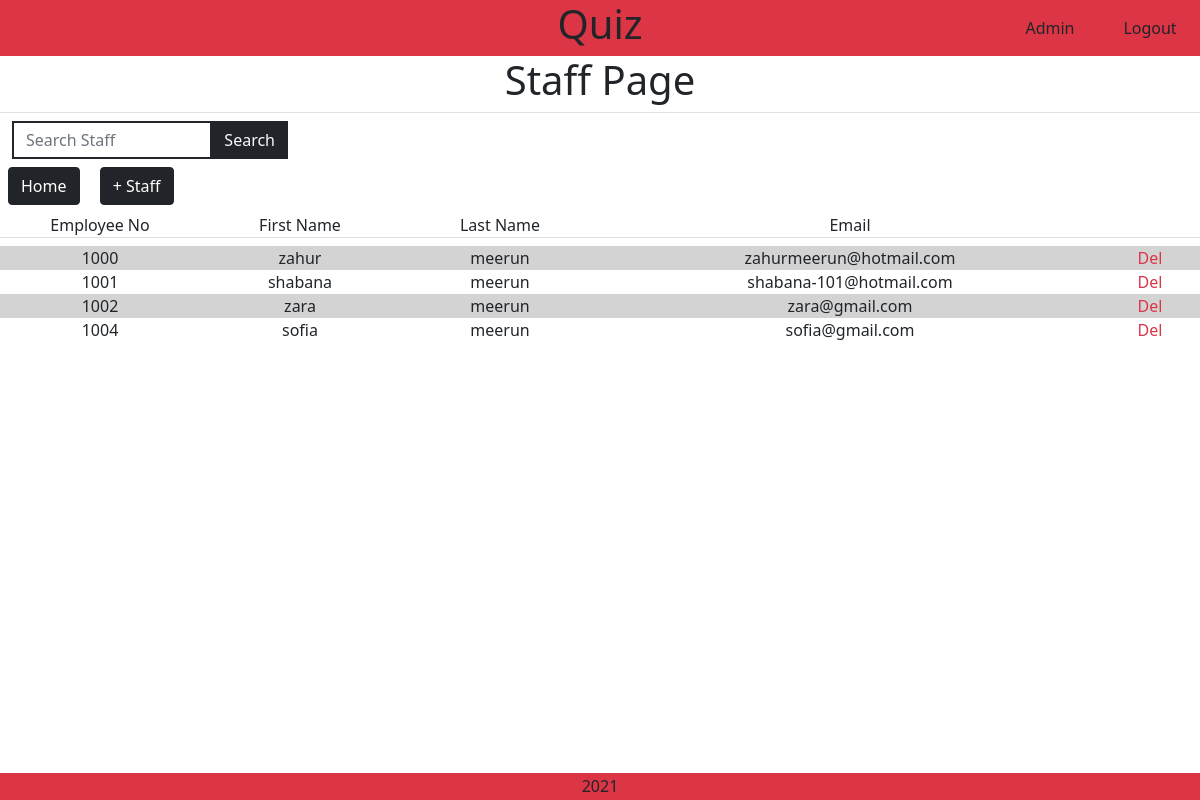
Before: /staff/ (signed in) with the older database file.
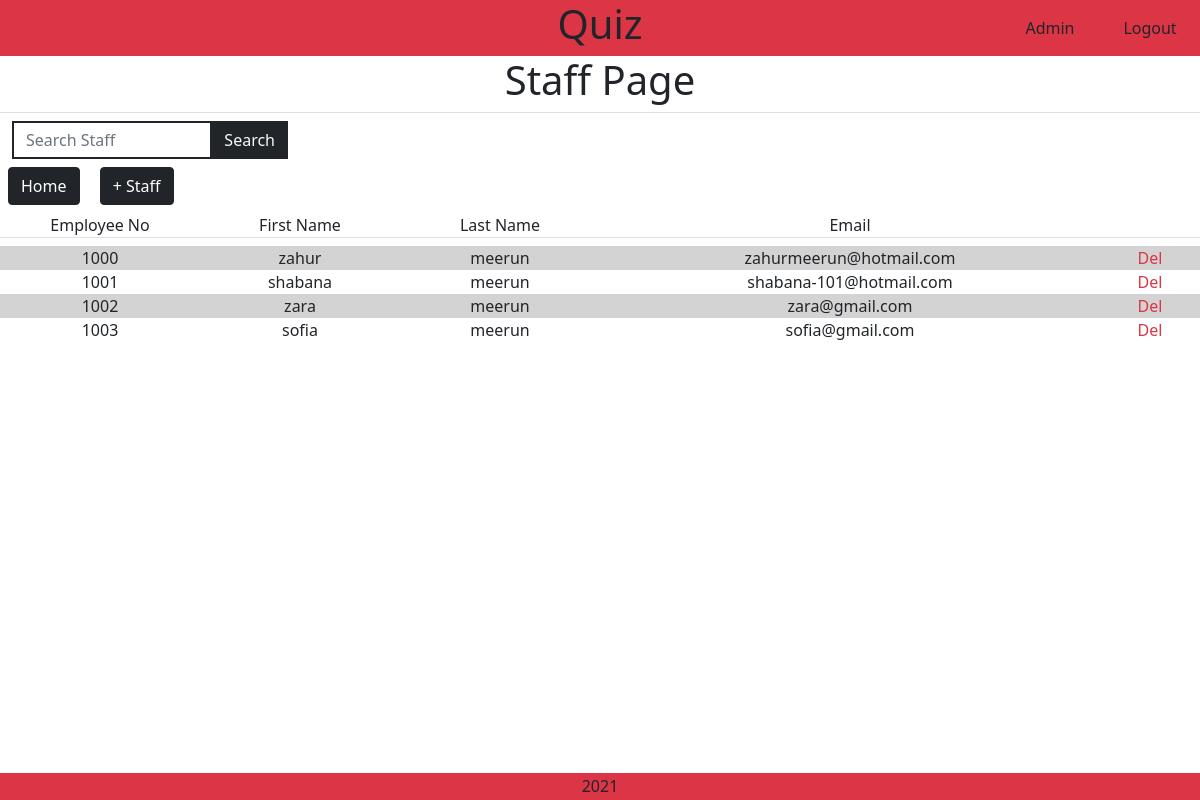
After: the same page with the newer database file.
### staff/models.py (models this page shows, shortened)
class Staff(models.Model):
    class Meta:
        verbose_name_plural = "Staff"
    employee_number = models.IntegerField(unique=True)
    first_name = models.CharField(max_length=254)
    last_name = models.CharField(max_length=254)
    email_address = models.EmailField()

### staff/views.py (the view, shortened to what this page needs)
# urls.py: path('staff/', include('staff.urls')),
def staff(request):
    if not request.user.is_superuser:
        messages.error(request, 'Permision Denied!.')
        return redirect(reverse('home'))
    all_staff = Staff.objects.all().order_by('employee_number')
    context = {
        'all_staff': all_staff,
    }
    return render(request, 'staff/staff.html', context)

### staff/templates/staff/staff.html (shortened to what this page needs)
{% extends "base.html" %}
{% load static %}
{% block extra_css %}
    <link rel="stylesheet" href="{% static 'staff/css/staff.css' %}">
{% endblock %}
{% block content %}
    <div class="h1 text-center">Staff Page</div>
    <div class="row m-0 border-top d-flex justify-content-left">
        <div class="col-10 col-md-4 col-lg-3 mt-2">
            <form action="{% url 'staff' %}" method="GET" id="characterForm">
                <div class="input-group">
                    <input type="search" class="form-control custom-select rounded-0 border-2 border-dark" name="q" placeholder="Search Staff">
                    <button class="btn btn-outline-dark bg-dark text-light rounded-0 input-group-append ml-auto search-button" type="submit"><div class="text">Search</div></button>
                </div>
            </form>
        </div>
    </div>
    <a href="{% url 'home'%}" class="m-2 btn btn-dark textlight">Home</a>
    <a href="{% url 'add_staff' %}" class="m-2 btn btn-dark textlight">+ Staff</a>
    <div class="row m-0 text-center staff-text border-bottom mb-2">
        <div class="col-2">
            Employee No
        </div>
        <div class="col-2">
            First Name
        </div>
        <div class="col-2">
            Last Name
        </div>
        <div class="col-6 col-md-5">
            Email
        </div>
        <div class="d-none d-md-block col-md-1">
        </div>
    </div>
    <div class="row m-0 text-center staff-text">
        {% for staff in all_staff %}
            {% if forloop.counter|divisibleby:2 %}
                <div class="col-2">
                    {{ staff.employee_number}}
                </div>
                <div class="col-2">
                    {{ staff.first_name }}
                </div>
                <div class="col-2">
                    {{ staff.last_name }}
                </div>
                <div class="col-6 col-md-5">
                    {{ staff.email_address }}
                </div>
                <a href="{% url 'delete_staff' staff_id=staff.id %}" class="d-none d-md-block col-md-1 text-danger">
                    Del
                </a>
            {% else %}
                <div class="col-2 bg-secondary">
                    {{ staff.employee_number}}
                </div>
                <div class="col-2 bg-secondary">
                    {{ staff.first_name }}
                </div>
                <div class="col-2 bg-secondary">
                    {{ staff.last_name }}
                </div>
                <div class="col-6 col-md-5 bg-secondary">
                    {{ staff.email_address }}
                </div>
                <a href="{% url 'delete_staff' staff_id=staff.id %}" class="d-none d-md-block col-md-1 bg-secondary text-danger">
                    Del
                </a>
            {% endif %}
    {% endfor %}
    </div>
{% endblock %}

### templates/base.html (shortened to what this page needs)
{% load static %}
<!doctype html>
<html lang="en">
    <head>
        <link href="https://cdn.jsdelivr.net/npm/bootstrap@5.1.3/dist/css/bootstrap.min.css" rel="stylesheet">
        <link rel="stylesheet" href="https://use.fontawesome.com/releases/v5.15.4/css/all.css">
        <link rel="stylesheet" href="{% static 'css/base.css' %}">
        {% block extra_css %}
        {% endblock %}
    </head>
    <body>
        <nav class="row m-0 bg-danger">
            <div class="d-none d-md-block col-md-2"></div>
            <div class="col-8 col-md-8 h1 text-center">
                <a class="text-dark" href="{% url 'home' %}">Quiz</a>
            </div>
            {% if request.user.is_authenticated %}
                <a href="{% url 'staff' %}" class="p-0 col-2 col-md-1 text-center my-auto text-dark logout-button nav-text">Admin</a>
                <a href="{% url 'logout' %}" class="p-0 col-2 col-md-1 text-center my-auto text-dark logout-button nav-text">Logout</a>
            {% else %}
                <a href="#" class="p-0 col-4 col-md-2 text-center my-auto text-dark login-button nav-text">Login</a>
            {% endif %}
        </nav>
        <div class="content">
            {% block content %}
            {% endblock %}
        </div>
        <footer class="footer text-center h6 m-0">
            <div class="p-1 bg-danger text-dark">2021</div>
        </footer>
    </body>
</html>

### static/css/base.css (style rules this page uses)
body, html { margin: 0; display: flex; flex-direction: column; height: 100vh; }
nav a { text-decoration: none !important; }
.content { flex: 1; }
input { height: 30px; }

### staff/static/staff/css/staff.css (style rules this page uses)
.staff-text a { text-decoration: none; }
.bg-secondary { background: lightgray !important; }
.custom-select { height: 38px; }

Changed rows visible on the page:
removed Staff: employee_number "1004", first_name "sofia", last_name "meerun", email_address "sofia@gmail.com"
added Staff: employee_number "1003", first_name "sofia", last_name "meerun", email_address "sofia@gmail.com"
